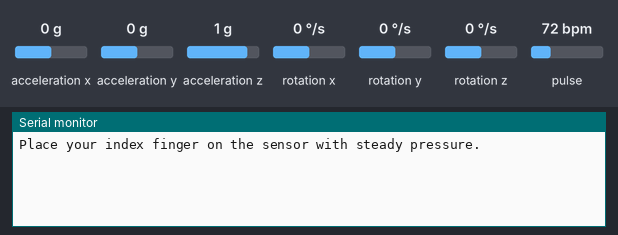
Bench run of a sketch on a simulated ESP32. Shown: the last lines printed to the serial monitor. Wiring (inferred from the names in the program): MPU-6050 motion sensor at I2C address 0x68. The test bench sets the inputs (shaded band); at power-on: acceleration z 1 g, acceleration x 0 g, pulse 72 bpm, acceleration y 0 g, rotation x 0 °/s, rotation y 0 °/s, rotation z 0 °/s. WiFi joins after 1.5 s; servers stay silent unless stated; uploads are accepted with an empty reply.

Above: at 1.2 s.
1.3 s: acceleration z set to 0 g
At 1.47 s:
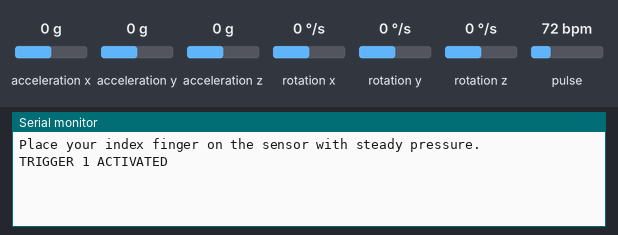
3.0 s: acceleration x set to -1.4 g
At 4.0 s:
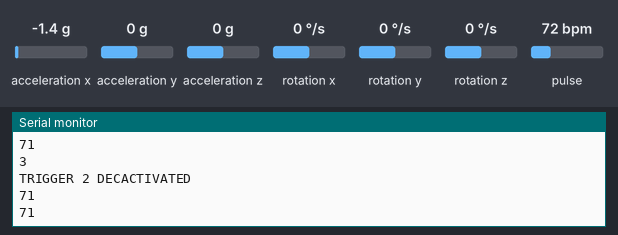
4.5 s: pulse set to 42 bpm
At 7.7 s:
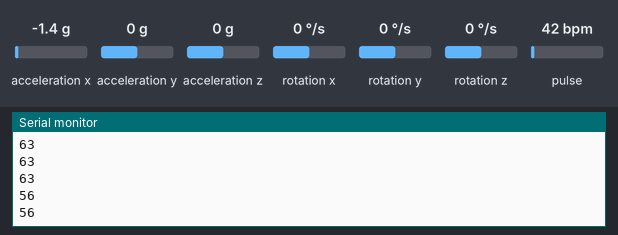
Timing chart, 0 to 9.2 s (numbered marks = the images above; inputs shaded):
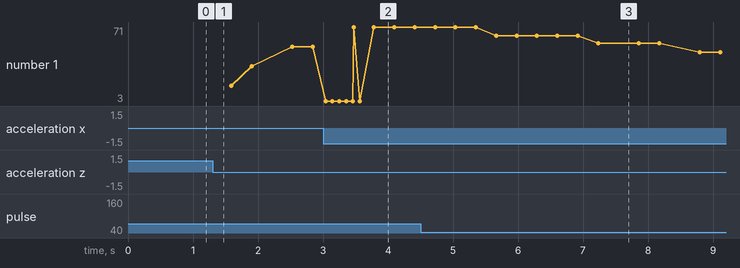

The sketch:

device.ino
```cpp
// import libs
#include <Wire.h>
#include "MAX30105.h"
#include "heartRate.h"
#include <Adafruit_MPU6050.h>
#include <Adafruit_Sensor.h>
#include "WiFi.h"
#include "HTTPClient.h"
#include <WiFiManager.h>


// instance of sensors
MAX30105 particleSensor;
Adafruit_MPU6050 mpu;
WiFiManager wifiManager;


// initalize Send Req Task Handler
TaskHandle_t SendRequests;

// heart Rate Sensor
const byte RATE_SIZE = 4; //Increase this for more averaging. 4 is good.
byte rates[RATE_SIZE]; //Array of heart rates
byte rateSpot = 0;
long lastBeat = 0; //Time at which the last beat occurred
float beatsPerMinute;
int beatAvg;


bool iswearing=true;
// if heart problem triggerd
bool triggerd = false;
// if the wifi connected
bool res;

// MPU and Fall detection

const int MPU_addr=0x68;  // I2C address of the MPU-6050
int16_t AcX,AcY,AcZ,Tmp,GyX,GyY,GyZ;
float ax=0, ay=0, az=0, gx=0, gy=0, gz=0;

boolean fall = false; //stores if a fall has occurred

boolean trigger1=false; //stores if first trigger (lower threshold) has occurred
boolean trigger2=false; //stores if second trigger (upper threshold) has occurred
boolean trigger3=false; //stores if third trigger (orientation change) has occurred

byte trigger1count=0; //stores the counts past since trigger 1 was set true
byte trigger2count=0; //stores the counts past since trigger 2 was set true
byte trigger3count=0; //stores the counts past since trigger 3 was set true

int angleChange=0;
long mpu_t=0;

int counter=0;


int make_post_request(String url, String request_body) {

   HTTPClient http;
  http.begin(url); //Specify destination for HTTP request
  http.addHeader("Content-Type", "application/json");


  delay(100);
  int httpResponseCode = http.POST(request_body);
    if(httpResponseCode>0){
    String response = http.getString();  //Get the response to the request
   }else{

    Serial.print("Error on sending POST: ");
    Serial.println(httpResponseCode);

   }
  http.end();

}


// Task Function
void POSTREQ(void* pvParameters){
  setup1();

  for(;;)
    loop1();
}


void setup() {
  Serial.begin(115200);

  xTaskCreatePinnedToCore(
    POSTREQ,               /* Task function. */
    "loop1",                /* name of task. */
    10000,                  /* Stack size of task */
    NULL,                   /* parameter of the task */
    1,                      /* priority of the task */
    &SendRequests,            /* Task handle to keep track of created task */
    0); /* pin task to core */


//  initialize heart rate sensor
  if (!particleSensor.begin(Wire, I2C_SPEED_FAST)) //Use default I2C port, 400kHz speed
  {
    Serial.println("MAX30105 was not found. Please check wiring/power. ");
    while (1);
  }
  Serial.println("Place your index finger on the sensor with steady pressure.");

  particleSensor.setup(); //Configure sensor with default settings
  particleSensor.setPulseAmplitudeRed(0x0A); //Turn Red LED to low to indicate sensor is running
  particleSensor.setPulseAmplitudeGreen(0); //Turn off Green LED


// initialize MPU sensor

 Wire.begin();
 Wire.beginTransmission(MPU_addr);
 Wire.write(0x6B);  // PWR_MGMT_1 register
 Wire.write(0);     // set to zero (wakes up the MPU-6050)
 Wire.endTransmission(true);

}


void setup1(){

     WiFi.mode(WIFI_STA); // explicitly set mode, esp defaults to STA+AP
    WiFiManager wm;
  //first parameter is name of access point, second is the password

  res = wm.autoConnect("Seizure-Detection","12345678"); // password protected ap

    if(!res) {
        Serial.println("Failed to connect");
        ESP.restart();
    }
    else {
        //if you get here you have connected to the WiFi
        res = true;
        Serial.println("connected...yeey :)");
    }

}


void loop(){

    // income MAX30102 Data


  long irValue = particleSensor.getIR();

  if (checkForBeat(irValue) == true)
  {
    //We sensed a beat!
    long delta = millis() - lastBeat;
    lastBeat = millis();

    beatsPerMinute = 60 / (delta / 1000.0);

    if (beatsPerMinute < 255 && beatsPerMinute > 20)
    {
      rates[rateSpot++] = (byte)beatsPerMinute; //Store this reading in the array
      rateSpot %= RATE_SIZE; //Wrap variable

      //Take average of readings
      beatAvg = 0;

      for (byte x = 0 ; x < RATE_SIZE ; x++)
        beatAvg += rates[x];
      beatAvg /= RATE_SIZE;
    }
  }

  if (irValue < 50000){
    beatsPerMinute = 0;
    beatAvg=0;
    iswearing=false;} else{
      iswearing =true;
    }

if (millis()-mpu_t>100){
  mpu_t=  millis();


  // income MPU6050 Data
 mpu_read();
 ax = (AcX-2050)/16384.00;
 ay = (AcY-77)/16384.00;
 az = (AcZ-1947)/16384.00;
 gx = (GyX+270)/131.07;
 gy = (GyY-351)/131.07;
 gz = (GyZ+136)/131.07;
 // calculating Amplitute vactor for 3 axis
 float Raw_Amp = pow(pow(ax,2)+pow(ay,2)+pow(az,2),0.5);
 int Amp = Raw_Amp * 10;  // Mulitiplied by 10 bcz values are between 0 to 1
 if (Amp<=2 && trigger2==false){ //if AM breaks lower threshold (0.4g)
   trigger1=true;
   Serial.println("TRIGGER 1 ACTIVATED");
   }
 if (trigger1==true){
   trigger1count++;
   if (Amp>=12){ //if AM breaks upper threshold (3g)
     trigger2=true;
     Serial.println("TRIGGER 2 ACTIVATED");
     trigger1=false; trigger1count=0;
     }
 }
 if (trigger2==true){
   trigger2count++;
   angleChange = pow(pow(gx,2)+pow(gy,2)+pow(gz,2),0.5); Serial.println(angleChange);
   if (angleChange>=30 && angleChange<=400){ //if orientation changes by between 80-100 degrees
     trigger3=true; trigger2=false; trigger2count=0;
     Serial.println(angleChange);
     Serial.println("TRIGGER 3 ACTIVATED");
       }
   }
 if (trigger3==true){
    trigger3count++;
    if (trigger3count>=10){
       angleChange = pow(pow(gx,2)+pow(gy,2)+pow(gz,2),0.5);
       Serial.println(angleChange);
       if ((angleChange>=0) && (angleChange<=10)){ //if orientation changes remains between 0-10 degrees
           fall=true; trigger3=false; trigger3count=0;
           Serial.println(angleChange);
             }
       else{ //user regained normal orientation
          trigger3=false; trigger3count=0;
          Serial.println("TRIGGER 3 DEACTIVATED");
       }
     }
  }

 if (trigger2count>=6){ //allow 0.5s for orientation change
   trigger2=false; trigger2count=0;
   Serial.println("TRIGGER 2 DECACTIVATED");
   }
 if (trigger1count>=6){ //allow 0.5s for AM to break upper threshold
   trigger1=false; trigger1count=0;
   Serial.println("TRIGGER 1 DECACTIVATED");
   }
}
 }


void loop1(){


  // Send the BPM data to the server via the API
  if(res==true){   //Check WiFi connection status
    if (iswearing == false){
    beatAvg = 0;
    ax=0;
    ay=0;
    az=0;
  }
    Serial.println(beatAvg);
    String url = "http://192.168.184.162:5000/api/send-data";
    String data = "{\"BPM\": " + String(beatAvg) + "}";
    make_post_request(url,data);

    // Conditions for Detection
    if (iswearing == true && (beatAvg > 100 || beatAvg < 60)&& beatAvg != 0){
      counter += 1;
      if (counter >= 3){
        triggerd = true;
          String url = "http://192.168.184.162:5000/webhook/triggerd";
          String data = "{\"message\": \"Heart Problem!\"}";
          make_post_request(url,data);
          counter = 0;
          if (fall != true){
            triggerd = false;
          }

      }
    }
        if(fall==true && iswearing == true && (triggerd == true) ){
          String url = "http://192.168.184.162:5000/webhook/triggerd";
          String data = "{\"message\": \"Seizure Detected!\"}";
          Serial.println("Seizure DETECTED");
          make_post_request(url,data);

          triggerd = false;

      }

 if (fall==true){ //in event of a fall detection
   Serial.println("FALL DETECTED");
        String url = "  /webhook/triggerd";
        String data = "{\"message\": \"FALL DETECTED!\"}";
          make_post_request(url,data);
   fall=false;
   }
  }
  else{
    Serial.println("Error in WiFi connection");
 }

}


void mpu_read(){
 Wire.beginTransmission(MPU_addr);
 Wire.write(0x3B);  // starting with register 0x3B (ACCEL_XOUT_H)
 Wire.endTransmission(false);
 Wire.requestFrom((uint16_t)MPU_addr,(uint8_t)14,true);  // request a total of 14 registers
 AcX=Wire.read()<<8|Wire.read();  // 0x3B (ACCEL_XOUT_H) & 0x3C (ACCEL_XOUT_L)
 AcY=Wire.read()<<8|Wire.read();  // 0x3D (ACCEL_YOUT_H) & 0x3E (ACCEL_YOUT_L)
 AcZ=Wire.read()<<8|Wire.read();  // 0x3F (ACCEL_ZOUT_H) & 0x40 (ACCEL_ZOUT_L)
 Tmp=Wire.read()<<8|Wire.read();  // 0x41 (TEMP_OUT_H) & 0x42 (TEMP_OUT_L)
 GyX=Wire.read()<<8|Wire.read();  // 0x43 (GYRO_XOUT_H) & 0x44 (GYRO_XOUT_L)
 GyY=Wire.read()<<8|Wire.read();  // 0x45 (GYRO_YOUT_H) & 0x46 (GYRO_YOUT_L)
 GyZ=Wire.read()<<8|Wire.read();  // 0x47 (GYRO_ZOUT_H) & 0x48 (GYRO_ZOUT_L)
 }
```

Measured:
- after the input at 1.3 s, the serial monitor: prints a new line after 0.07 s (image 1)
- after the input at 3.0 s, the serial monitor: prints a new line at once (image 2)
- after the input at 4.5 s, the serial monitor: prints a new line after 1.2 s (image 3)
- plotted number 1: 71 → 41 after the input at 4.5 s
